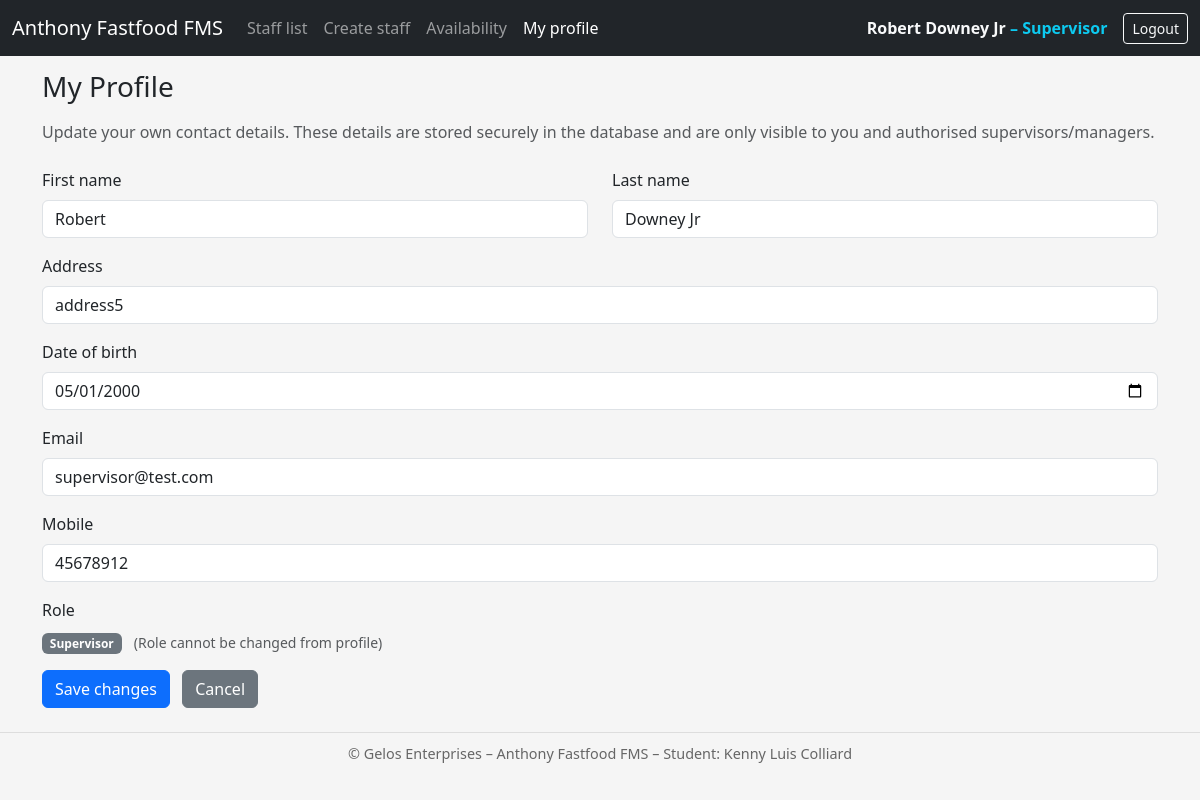
Page /profile.php (signed in) on the committed database.
### tables this page shows
CREATE TABLE `staff` (
  `staffID` int(11) NOT NULL,
  `firstName` varchar(50) DEFAULT NULL,
  `lastName` varchar(50) DEFAULT NULL,
  `name` varchar(30) DEFAULT NULL,
  `address` varchar(120) DEFAULT NULL,
  `dateOfBirth` date DEFAULT NULL,
  `email` varchar(100) NOT NULL,
  `mob` varchar(15) DEFAULT NULL,
  `passwordHash` varchar(255) NOT NULL DEFAULT '',
  `roleID` int(11) NOT NULL
);

### src/profile.php (the view, shortened to what this page needs)
<?php
$staffID = (int)$_SESSION['staffID'];
$sessionName = $_SESSION['name'] ?? '';
$roleID  = (int)($_SESSION['roleID'] ?? 0);
require 'database.php';
function roleName(int $id): string {
    return match ($id) {
        1       => 'Cook',
        2       => 'Waiter',
        3       => 'Supervisor',
        4       => 'Manager',
        default => 'Unknown'
    };
}
$sql = "SELECT staffID, firstName, lastName, name, address, dateOfBirth, email, mob, roleID
        FROM staff
        WHERE staffID = ?";
$stmt = $connection->prepare($sql);
$stmt->bind_param("i", $staffID);
$stmt->execute();
$result = $stmt->get_result();
$staff  = $result->fetch_assoc();
$firstName   = $staff['firstName'] ?? '';
$lastName    = $staff['lastName']  ?? '';
$address     = $staff['address']   ?? '';
$dateOfBirth = $staff['dateOfBirth'] ?? '';
$email       = $staff['email']     ?? '';
$mob         = $staff['mob']       ?? '';
$roleLabel = roleName($roleID);
?>
<!DOCTYPE html>
<html lang="en">
<head>
    <link href="https://cdn.jsdelivr.net/npm/bootstrap@5.3.2/dist/css/bootstrap.min.css" rel="stylesheet">
</head>
<body>
<nav class="navbar navbar-expand-lg navbar-dark bg-dark fixed-top">
    <div class="container-fluid">
        <a class="navbar-brand" href="index2.php">Anthony Fastfood FMS</a>
        <div class="collapse navbar-collapse" id="mainNavbar">
            <ul class="navbar-nav me-auto mb-2 mb-lg-0">
                <?php if (in_array($roleID, [3,4], true)): ?>
                    <li class="nav-item"><a class="nav-link" href="index.php">Staff list</a></li>
                    <li class="nav-item"><a class="nav-link" href="create.php">Create staff</a></li>
                <?php endif; ?>
                <li class="nav-item"><a class="nav-link" href="availability.php">Availability</a></li>
                <li class="nav-item"><a class="nav-link active" href="profile.php">My profile</a></li>
            </ul>
            <span class="navbar-text text-light me-3 fw-semibold">
                <?= htmlspecialchars($sessionName) ?>
                <span class="text-info">– <?= htmlspecialchars($roleLabel) ?></span>
            </span>
            <a href="logout.php" class="btn btn-outline-light btn-sm">Logout</a>
        </div>
    </div>
</nav>
<main class="container">
    <h1 class="h3 mb-3">My Profile</h1>
    <p class="text-muted mb-4">
        Update your own contact details. These details are stored securely in the database and are only visible
        to you and authorised supervisors/managers.
    </p>
    <form method="post">
        <div class="row">
            <div class="col-md-6 mb-3">
                <label class="form-label">First name</label>
                <input type="text" name="firstName" class="form-control"
                       value="<?= htmlspecialchars($firstName) ?>">
            </div>
            <div class="col-md-6 mb-3">
                <label class="form-label">Last name</label>
                <input type="text" name="lastName" class="form-control"
                       value="<?= htmlspecialchars($lastName) ?>">
            </div>
        </div>
        <div class="mb-3">
            <label class="form-label">Address</label>
            <input type="text" name="address" class="form-control"
                   value="<?= htmlspecialchars($address) ?>">
        </div>
        <div class="mb-3">
            <label class="form-label">Date of birth</label>
            <input type="date" name="dateOfBirth" class="form-control"
                   value="<?= htmlspecialchars($dateOfBirth) ?>">
        </div>
        <div class="mb-3">
            <label class="form-label">Email</label>
            <input type="email" name="email" class="form-control"
                   value="<?= htmlspecialchars($email) ?>">
        </div>
        <div class="mb-3">
            <label class="form-label">Mobile</label>
            <input type="text" name="mob" class="form-control"
                   value="<?= htmlspecialchars($mob) ?>">
        </div>
        <div class="mb-3">
            <label class="form-label">Role</label><br>
            <span class="badge bg-secondary"><?= htmlspecialchars($roleLabel) ?></span>
            <small class="text-muted ms-2">(Role cannot be changed from profile)</small>
        </div>
        <button type="submit" class="btn btn-primary">Save changes</button>
        <a href="index2.php" class="btn btn-secondary ms-2">Cancel</a>
    </form>
</main>
<footer class="text-center mt-4 mb-3">
    © Gelos Enterprises – Anthony Fastfood FMS – Student: Kenny Luis Colliard
</footer>
</body>
</html>

### src/profile.php (style rules this page uses)
body { padding-top: 70px; background-color: #f5f5f5; }
footer { margin-top: 40px; padding: 10px 0; border-top: 1px solid #ddd; font-size: 0.9rem; color: #666; }

### rows in the picture
staff: firstName "Robert", lastName "Downey Jr", address "address5", dateOfBirth "05/01/2000", email "supervisor@test.com", mob "45678912"

### other values in the picture
$sessionName "Robert Downey Jr"
$roleLabel "Supervisor"
